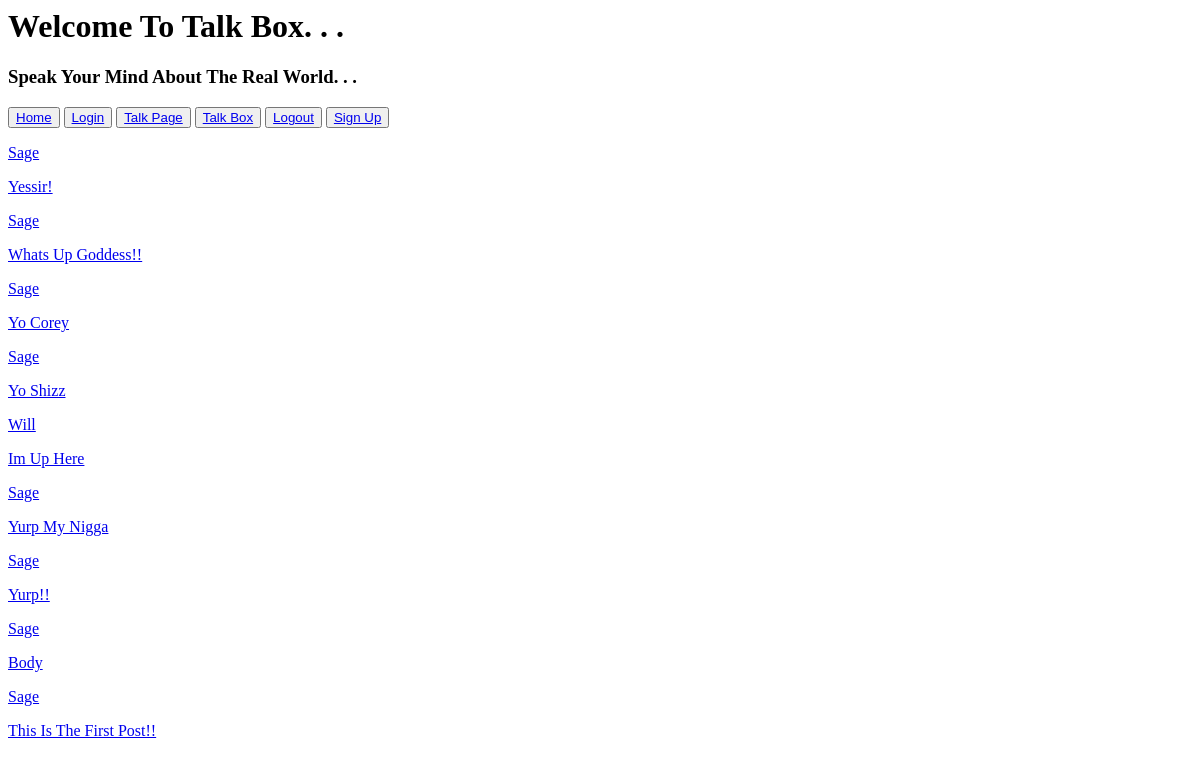
The app's page / (signed in), older data.
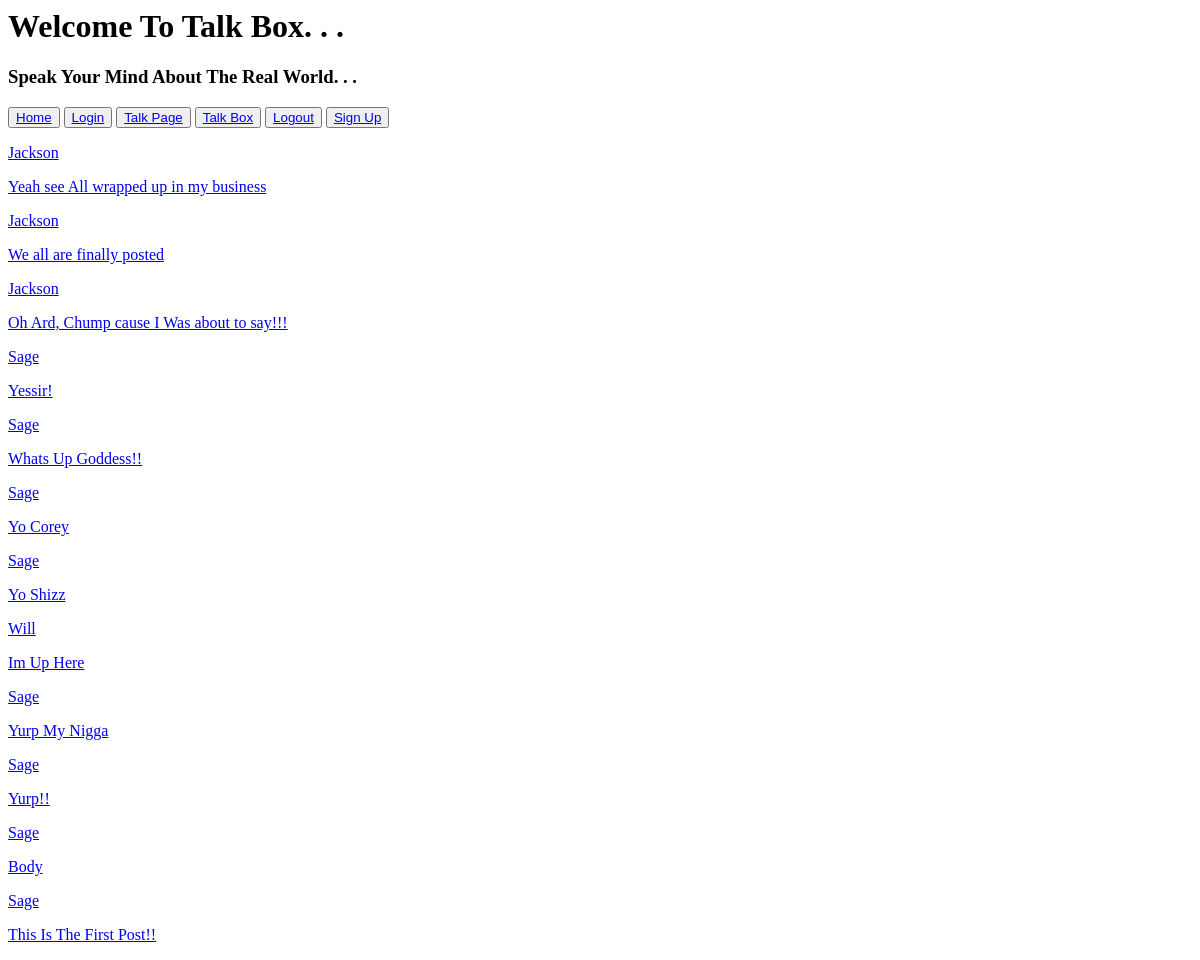
The same page, newer data.
### posts/models.py (models this page shows)
class TalkTalk(models.Model):
    body = models.TextField(max_length=300)
    talk_stated = models.DateTimeField(default=timezone.now)
    spokesmen = models.ForeignKey(NuTalker, on_delete=models.CASCADE)

### nu_talker/models.py (models this page shows)
class NuTalker(AbstractUser):
    name = models.CharField(max_length=150)
    age = models.IntegerField(null=True)
    hometown = models.CharField(max_length=150)
    connection = models.ManyToManyField("self", symmetrical=False)
    bio = models.TextField(null=True)

### nu_talker/views.py (the view)
# urls.py: path('', nu_view.index, name="Homepage"),
@login_required
def index(request):
    connection_list = []
    all_posts = TalkTalk.objects.all()
    for post in all_posts:
        if post.spokesmen in request.user.connection.all() or post.spokesmen == request.user:
            connection_list.append(post)
    connection_list.sort(key=lambda x: x.talk_stated, reverse=True)
    return render(request, "index.html", {"all_post": all_posts, "connection_list": connection_list})
    return render(request, "index.html", {"all_posts":all_posts})

### templates/index.html
<h1>Welcome To Talk Box. . .</h1>
<h3>Speak Your Mind About The Real World. . .</h3>
<button><a href="/">Home</a></button>
<button><a href="/login/">Login</a></button>
<button><a href="/talker_page/{{request.user.id}}/">Talk Page</a></button>
<button><a href="/new_post/">Talk Box</a></button>
<button><a href="/logout/">Logout</a></button>
<button><a href="/signup/">Sign Up</a></button>
{% for statement in connection_list %}
<p><a href="/talker_page/{{statement.spokesmen.id}}/">{{statement.spokesmen}}</a></p>
<p><a href="/posts/{{statement.id}}/">{{statement.body}}</a></p>
{% endfor %}

Row changes from the older to the newer data that the page shows:
added TalkTalk: spokesmen "Jackson", body "Yeah see All wrapped up in my business"
added TalkTalk: spokesmen "Jackson", body "We all are finally posted"
added TalkTalk: spokesmen "Jackson", body "Oh Ard, Chump cause I Was about to say!!!"
